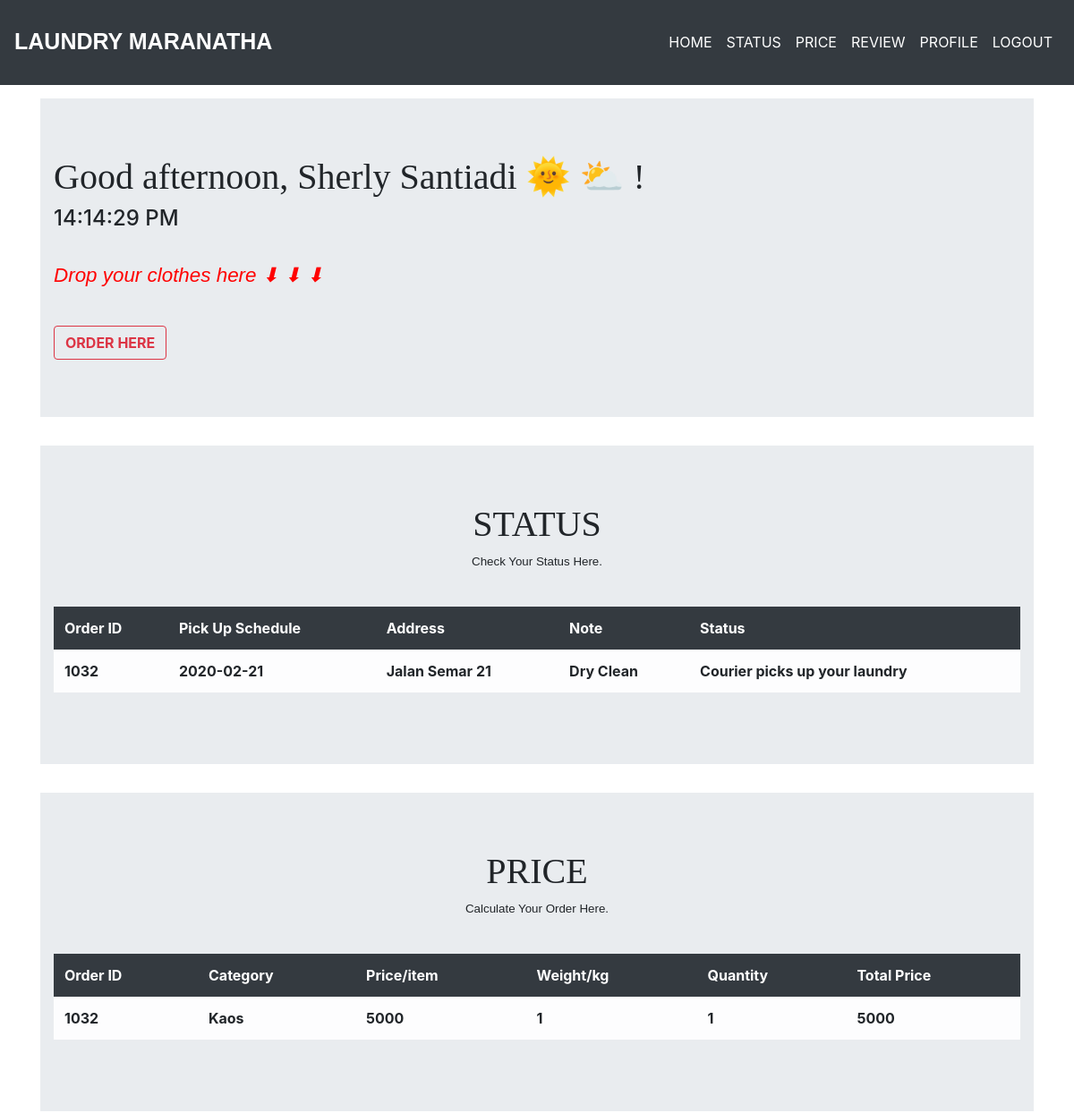
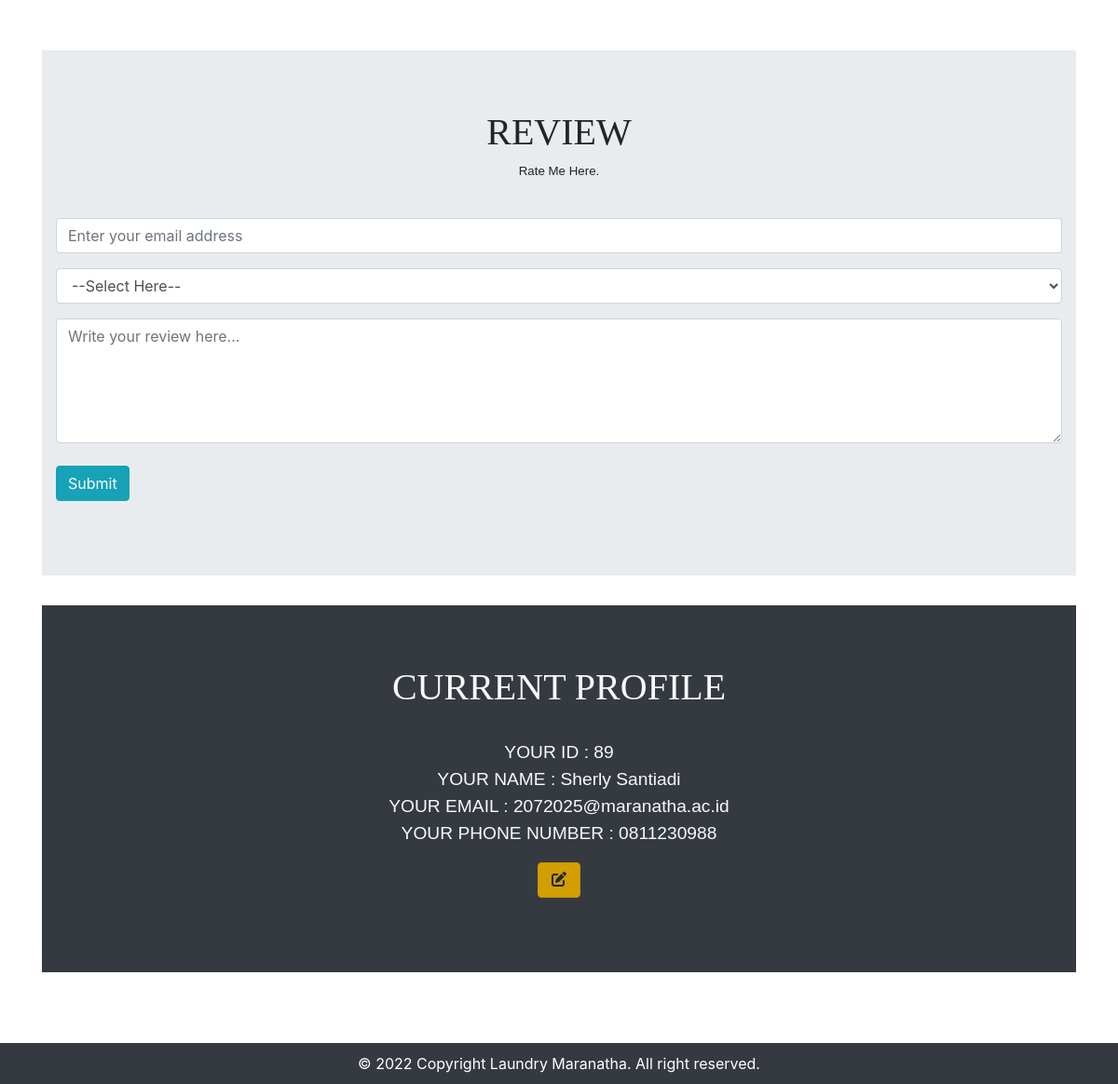
/index.php?webmenu=dashboard (signed in), run on the app's committed database (2 pictures, top to bottom).
### tables this page shows
CREATE TABLE `pesanan` (
  `id` int(11) NOT NULL,
  `jenis_laundry` varchar(20) DEFAULT NULL,
  `massa_barang` int(3) DEFAULT NULL,
  `jumlah_barang` int(3) DEFAULT NULL,
  `waktu_pengambilan` date DEFAULT NULL,
  `alamat` varchar(80) DEFAULT NULL,
  `catatan` varchar(255) DEFAULT NULL,
  `status_pemesanan` varchar(50) DEFAULT NULL,
  `id_user` int(11) DEFAULT NULL
);

CREATE TABLE `harga` (
  `id` int(11) NOT NULL,
  `nama_barang` varchar(30) DEFAULT NULL,
  `harga` int(11) DEFAULT NULL
);

CREATE TABLE `users` (
  `id` int(11) NOT NULL,
  `name` varchar(128) DEFAULT NULL,
  `email` varchar(128) DEFAULT NULL,
  `password` varchar(255) DEFAULT NULL,
  `nomor_telepon` varchar(255) DEFAULT NULL,
  `role` varchar(20) DEFAULT NULL
);

### controller/OrderController.php (called while the page is built, shortened)
<?php
class OrderController
{
    private $orderDao;
    private $userDao;
    private $priceOrderDao;
    public function __construct()
{
    $this->orderDao = new OrderDaoImpl();
    $this->userDao = new UserDaoImpl();
    $this->priceOrderDao = new PriceDaoImpl();
}
        public function allOrderByUserId()
        {
            $order = $this->orderDao->fetchOrderByUserId($_SESSION['id']);
            $user = $this->userDao->fetchUserId($_SESSION['id']);
            $priceOrder = $this->priceOrderDao->fetchHargaPesanan($_SESSION['id']);
            include_once 'view/dashboard.php';
        }
    }

### dao/OrderDaoImpl.php (called while the page is built, shortened)
<?php
class OrderDaoImpl
{
    public function fetchOrderByUserId($userId){
        $link = ConnectionUtil::getMySQLConnection();
        $query = 'SELECT * FROM pesanan WHERE id_user = ? ORDER BY id';
        $stmt = $link->prepare($query);
        $stmt->setFetchMode(PDO::FETCH_CLASS | PDO::FETCH_PROPS_LATE, 'Order');
        $stmt->bindParam(1,$userId);
        $stmt->execute();
        return $stmt->fetchAll();
    }
}

### entity/Order.php (called while the page is built, shortened)
<?php
class Order
{
    private $id;
    private $waktu_pengambilan;
    private $alamat;
    private $catatan;
    private $status_pemesanan;
    public function getId()
    {
        return $this->id;
    }
    public function getWaktuPengambilan()
    {
        return $this->waktu_pengambilan;
    }
    public function getAlamat()
    {
        return $this->alamat;
    }
    public function getCatatan()
    {
        return $this->catatan;
    }
    public function getStatusPemesanan()
    {
        return $this->status_pemesanan;
    }
}

### dao/PriceDaoImpl.php (called while the page is built, shortened)
<?php
class PriceDaoImpl
{
    public function fetchHargaPesanan($userId){
        $link = ConnectionUtil::getMySQLConnection();
        $query = 'SELECT * FROM harga INNER JOIN pesanan ON pesanan.jenis_laundry = harga.nama_barang WHERE id_user = ? ORDER BY pesanan.id';
        $stmt = $link->prepare($query);
        $stmt->setFetchMode(PDO::FETCH_CLASS | PDO::FETCH_PROPS_LATE, 'Price');
        $stmt->bindParam(1,$userId);
        $stmt->execute();
        return $stmt->fetchAll();
    }
}

### entity/Price.php (called while the page is built, shortened)
<?php
class Price
{
    private $id;
    private $nama_barang;
    private $harga;
    private $massa_barang;
    private $jumlah_barang;
    public function getId()
    {
        return $this->id;
    }
    public function getMassaBarang()
    {
        return $this->massa_barang;
    }
    public function getJumlahBarang()
    {
        return $this->jumlah_barang;
    }
    public function getNamaBarang()
    {
        return $this->nama_barang;
    }
    public function getHarga()
    {
        return $this->harga;
    }
}

### dao/UserDaoImpl.php (called while the page is built, shortened)
<?php
class UserDaoImpl
{
    public function fetchUserId($id){
        $link = ConnectionUtil::getMySQLConnection();
        $query = 'SELECT * FROM users WHERE id = ?';
        $stmt = $link->prepare($query);
        $stmt->setFetchMode(PDO::FETCH_CLASS | PDO::FETCH_PROPS_LATE, 'User');
        $stmt->bindParam(1,$id);
        $stmt->execute();
        return $stmt->fetchAll();
    }
}

### entity/User.php (called while the page is built, shortened)
<?php
class User
{
    private $id;
    private $name;
    private $email;
    private $nomor_telepon;
    public function getId()
    {
        return $this->id;
    }
    public function getName()
    {
        return $this->name;
    }
    public function getEmail()
    {
        return $this->email;
    }
    public function getNomorTelepon()
    {
        return $this->nomor_telepon;
    }
}

### view/dashboard.php (the view, shortened to what this page needs)
<div style="margin-top:110px ;margin-bottom:120px;">
<?php if ($_SESSION['role'] == 'user') { ?>
    <div data-spy="scroll" data-target="#navbar-user" data-offset="0">
        <div class="jumbotron jumbotron-fluid">
            <div class="container">
                <h1 id="greeting"></h1>
                <h4 id="clock"></h4>
                <br>
                <p style="font-size:140%; color:red;"><i>Drop your clothes here &#x2B07; &#x2B07; &#x2B07; </i></p>
                <br>
                <a class="btn btn-outline-danger" href="index.php?webmenu=order"><b>ORDER HERE</b></a>
            </div>
        </div>
        <div class="jumbotron jumbotron-fluid bg-fluid">
            <div class="container">
                <h1 class="tengah" id="status-order">STATUS</h1>
                <p class="tengah">Check Your Status Here.</p>
                <br>
                <table id="pagination"  class="table table-borderless table-hover table-light">
                    <thead class="thead-dark">
                        <tr>
                            <th scope="col">Order ID</th>
                            <th scope="col">Pick Up Schedule</th>
                            <th scope="col">Address</th>
                            <th scope="col">Note</th>
                            <th scope="col">Status</th>
                        </tr>
                    </thead>
                    <tbody>
                        <?php
                        foreach ($order as $orders) {
                            echo '<tr>';
                            echo '<th>' . $orders->getId() . '</th>';
                            echo '<th>' . $orders->getWaktuPengambilan() . '</th>';
                            echo '<th>' . $orders->getAlamat() . '</th>';
                            echo '<th>' . $orders->getCatatan() . '</th>';
                            echo '<th>' . $orders->getStatusPemesanan() . '</th>';
                            echo '</tr>';
                        }
                        ?>
                    </tbody>
                </table>
            </div>
        </div>
        <div class="jumbotron jumbotron-fluid bg-fluid">
            <div class="container">
                <h1 class="tengah" id="price">PRICE</h1>
                <p class="tengah">Calculate Your Order Here.</p>
                <br>
                <table id="pagination"  class="table table-borderless table-hover table-light">
                    <thead class="thead-dark">
                        <tr>
                            <th scope="col">Order ID</th>
                            <th scope="col">Category</th>
                            <th scope="col">Price/item</th>
                            <th scope="col">Weight/kg</th>
                            <th scope="col">Quantity</th>
                            <th scope="col">Total Price</th>
                        </tr>
                    </thead>
                    <tbody>
                        <?php
                        foreach ($priceOrder as $priceOrders) {
                            echo '<tr>';
                            echo '<th>' . $priceOrders->getId() . '</th>';
                            echo '<th>' . $priceOrders->getNamaBarang() . '</th>';
                            echo '<th>' . $priceOrders->getHarga() . '</th>';
                            echo '<th>' . $priceOrders->getMassaBarang() . '</th>';
                            echo '<th>' . $priceOrders->getJumlahBarang() . '</th>';
                            echo '<th>' . $priceOrders->getHarga() * $priceOrders->getMassaBarang() * $priceOrders->getJumlahBarang() . '</th>';
                            echo '</tr>';
                        }
                        ?>
                    </tbody>
                </table>
            </div>
        </div>
        <br>
        <div class="jumbotron jumbotron-fluid bg-fluid">
            <div class="container">
                <h1 class="tengah" id="review">REVIEW</h1>
                <p class="tengah">Rate Me Here.</p>
                <br>
                <form method="post">
                    <div class="form-group">
                        <input type="text" class="form-control" name="email" id="email" placeholder="Enter your email address">
                    </div>
                    <div class="form-group">
                        <select name="rating" class="form-control" aria-label="Default select example">
                            <option name="rating" selected>--Select Here--</option>
                        </select>
                    </div>
                    <div class="form-group">
                        <textarea class="form-control" rows="5" placeholder="Write your review here..." name="komentar" id="komentar" required></textarea><br>
                        <input type="submit" value="Submit" name="btnSubmit" class="btn btn-outline-info active">
                    </div>
                </form>
            </div>
        </div>
        <div class="jumbotron jumbotron-fluid bg-dark text-light">
            <div class="container">
                <h1 class="tengah" id="profil">CURRENT PROFILE</h1>
                <br>
                <?php
                foreach ($user as $users) {
                    echo '<p style="font-size:120%;" class="tengah"> YOUR ID : ' . $users->getId();
                    echo '<br>';
                    echo 'YOUR NAME : ' . $users->getName();
                    echo '<br>';
                    echo 'YOUR EMAIL : ' . $users->getEmail();
                    echo '<br>';
                    echo 'YOUR PHONE NUMBER : ' . $users->getNomorTelepon() . '</p>';
                    echo '<p class="tengah"><button onclick="editProfile(\'' . $users->getId() . '\')" class="btn btn-warning active"><i data-fa-symbol="edit" class="fas fa-edit fa-fw"></i></button></p>';
                }
                ?>
            </div>
        </div>
    <?php } ?>

### css/index.css (style rules this page uses)
p { font-size: smaller; font-family: Myfont, sans-serif !important; }
body { font-family: 'Source Sans Pro'; margin: 0; color: white; }
.tengah { text-align: center; }
.container { text-align: left; }
h1 { text-align: left; padding-left: 0px; font-family: serif; }

### data on the page
pesanan: id "1032", waktu_pengambilan "2020-02-21", alamat "Jalan Semar 21", catatan "Dry Clean", status_pemesanan "Courier picks up your laundry"
harga: pesanan.id "1032", nama_barang "Kaos", harga "5000", pesanan.massa_barang "1", pesanan.jumlah_barang "1"
users: id "89", name "Sherly Santiadi", email "2072025@maranatha.ac.id", nomor_telepon "0811230988"
